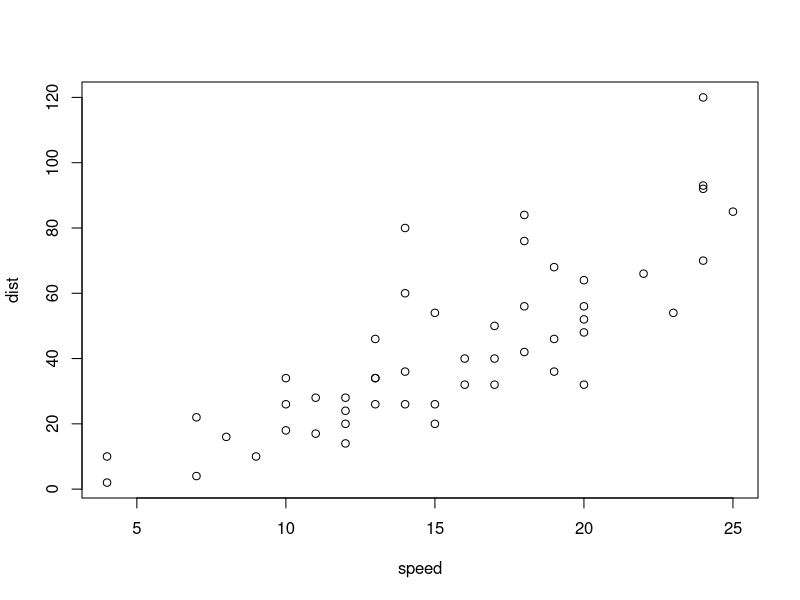
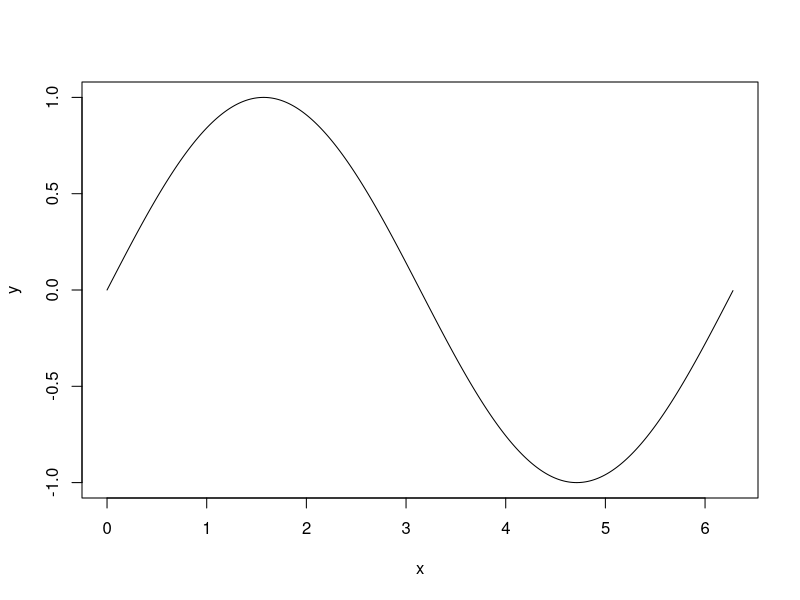
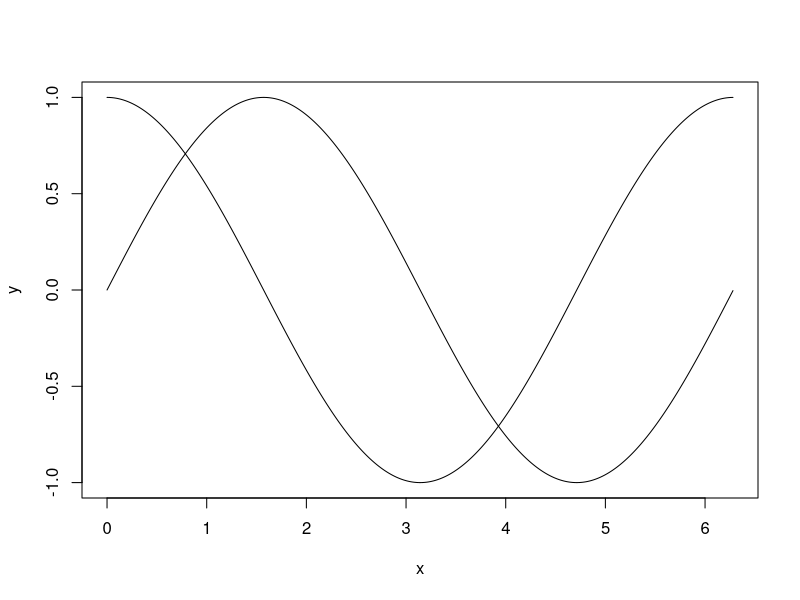
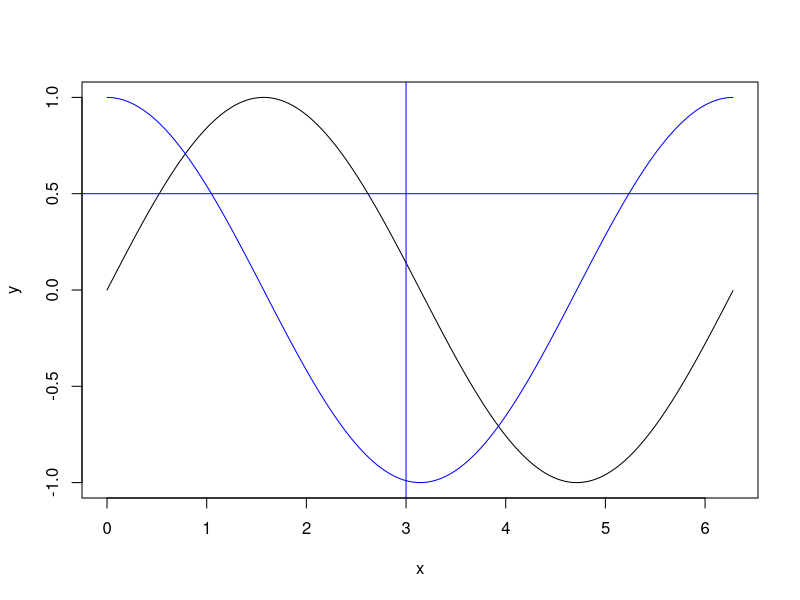

Generate these figures, in order, with R:
## ---- chunk 1
plot(cars)
## ---- chunk 2
2+2
2+3*5/6+4^2
31 %% 7 # residuo
202 %/% 10 # divison entera
## ---- chunk 3
x <- 4
y = 6
z = x+y # NO muestra el resultado 
z = x+y; z # SI muestra el resultado
## ---- chunk 4
(z=x+y)
## ---- chunk 5
x.inicial <- 4
x.final = 10
x.dif = x.final-x.inicial; x.dif
## ---- chunk 6
x==y
x!=y
x>y
## ---- chunk 7
2*pi*6378
## ---- chunk 8
sin(45*pi/180)
sqrt(81)
exp(2)
log(20)
## ---- chunk 9
x <- c(1,2,3,4,5); x
## ---- chunk 10
y = scan() # Observar la consola para introducir datos

# He introducido:
# 1: 1 2 3
# 4: 4 5 6
# 7: 7 8 9
## ---- chunk 11
length(y)
## ---- chunk 12
x1 <- 1:10; x1; length(x1)
## ---- chunk 13
x2 <- seq(from=2, to=18, by=2); x2; length(x2)
## ---- chunk 14
x3<-seq(from=2,to=18,length=30); x3; length(x3)
## ---- chunk 15
x2<-seq(2,18,2); x2; length(x2)
## ---- chunk 16
x4<-rep(1,5); x4; length(x4)
## ---- chunk 17
rep(x,length=8)
## ---- chunk 18
x5<-c(1:5,7:10,seq(-7,5,by=2),rep(x,length(3))); x5; length(x5)
## ---- chunk 19
x5[10] #Decimo elemento del vector x5
x5[c(10,15,1)] # Décimo, decimoquinto y primer elemento de x35
## ---- chunk 20
x6<-x5[-10]; x6; length(x6)
## ---- chunk 21
x7<-x5[c(-8,-7,-2,-17)]; x7
## ---- chunk 22
x7<-x5[-c(8,7,2,17)]; x7
## ---- chunk 23
x8<-c(x6[1:4],20,x6[5:length(x6)]); x8; length(x8)
## ---- chunk 24
sin(c(0,30,45,60,90)*pi/180) # Seno de varios ángulos dados en grados
## ---- chunk 25
exp(x6) # Exponencial de un vector definido previamente
## ---- chunk 26
x5>1
## ---- chunk 27
ind <- which(x5<0); ind
## ---- chunk 28
x5[ind]
## ---- chunk 29
x5[x5<0]
## ---- chunk 30
sum(x8) #Suma de los elementos
range(x8) # Minimo y maximo
summary(x8) # Resumen estadistico
sort(x8) # Organiza los elementos de menor a mayor
order(x8) # Muestra las posiciones al organizarlo de menor a mayor
rev(x8) # Invierte los elementos del vector
## ---- chunk 31
v1 <- c(7,0,NA,8,5,6,NA,4);v1 # Crea un vector con dos NA's
is.na(v1) # Para saber en dónde están esos NA
sum(v1) # Como faltan valores, la suma no se ejecuta
sum(v1,na.rm=TRUE) # Realiza la operación sin considerar NA’s
## ---- chunk 32
v <- c("Jesus","Jaime","Javier") ; v
## ---- chunk 33
m1 <- matrix(1:20, nrow = 5); m1
## ---- chunk 34
m2 <- array(x5,dim=c(7,3));m2
## ---- chunk 35
m1[2,3] # Visualiza el valor del elemento de la fila 2 y columna 3
m1[2,c(1:4)] # Visualiza el valor del todos los elementos de la fila 2
m1[c(1:5),2] # Visualiza el valor del todos los elementos de la columna 5
## ---- chunk 36
x = c(2,2,1,2,1,1,1,2,2,1,1,2)
n = length(x);n
sex = rep("Girl",n); sex
sex[x==2]="Boy"; sex
age <- c(3,6,4,2,8,9,5,4,4,7,1,10) ; age
table <- data.frame(age,sex); table
## ---- chunk 37
table$age
## ---- chunk 38
table$sex
## ---- chunk 39
attach(table)
sex
## ---- chunk 40
# demo("graphics") # Esta comentada para no hacer muy grande el documento
## ---- chunk 41
x=seq(0,2*pi,0.01)
y=sin(x)
plot(x,y,type='l')
## ---- chunk 42
x=seq(0,2*pi,0.01)
z=cos(x)
plot(x,y, type='l')
lines(x,z)
## ---- chunk 43
x=seq(0,2*pi,0.01)
y=sin(x); z=cos(x)
plot(x,y,type='l')
par(col='blue')
lines(x,z)
abline(h=0.5); abline(v=3)
